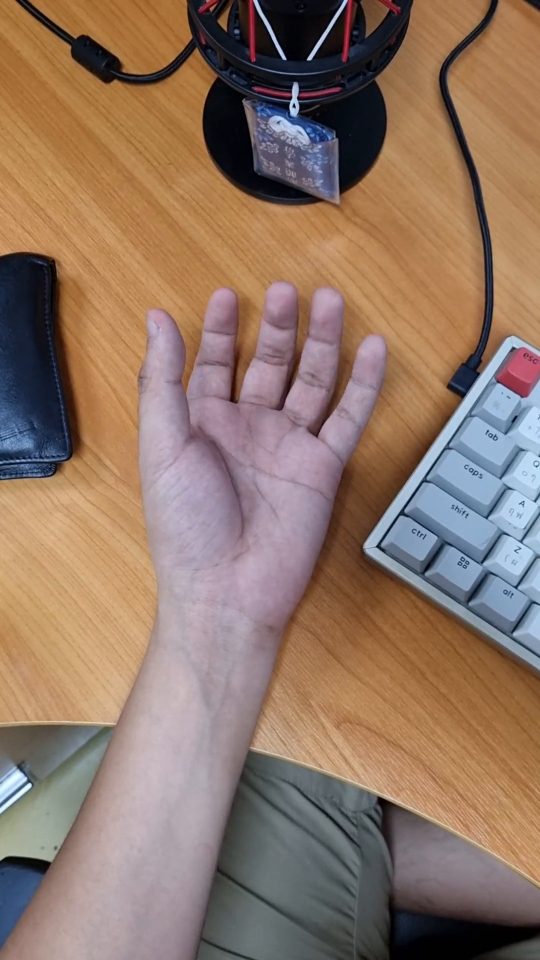
#> input picture frame 36 of EEG_recording/left.avi, 1080 x 1920 px, given in place of left.mp4, which was not available (shown at 1/2 size)
$ python test_20220926141207.py
#> lines starting #> are read from the running program, lines starting #| are printed output that depends on the picture
import  cv2 as cv
import numpy as np
cap = cv.VideoCapture('video/left.mp4')

while cap.isOpened():
    ret, frame = cap.read()
#> frame is the input picture: shape (1920, 1080, 3); mean B, G, R 102, 117.9, 143.4
    # if frame is read correctly ret is True
    if not ret:
        print("Can't receive frame (stream end?). Exiting ...")
        break
    gray = cv.cvtColor(frame, cv.COLOR_BGR2GRAY)
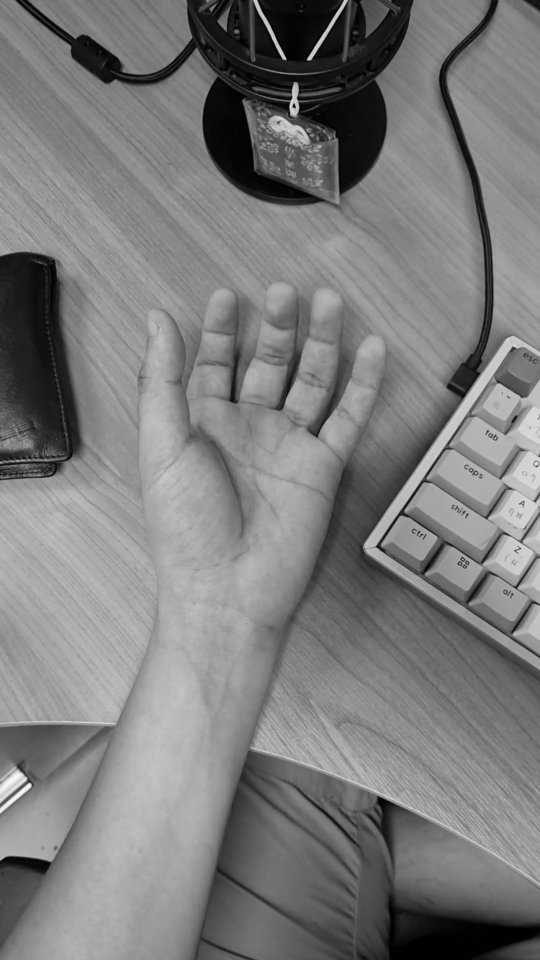
#> gray: shape (1920, 1080) (shown at 1/2 size); min 0, max 249, mean 123.7
    cv.imshow('frame', frame)
    if cv.waitKey(1) == ord('q'):
#> (key q is pressed here)
        break

cap.release()
cv.destroyAllWindows()

$ run again, starting later in the video
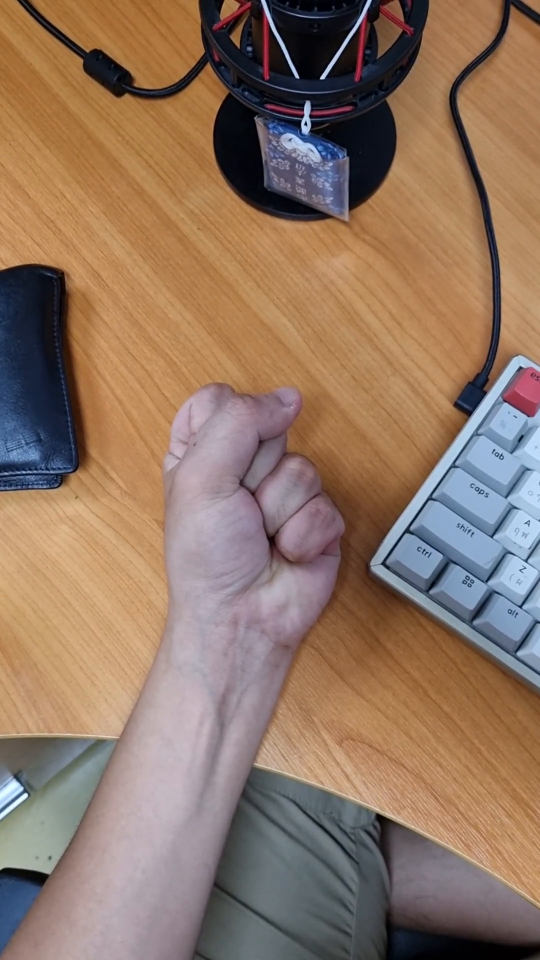
#> input picture frame 162 of EEG_recording/left.avi, 1080 x 1920 px, given in place of left.mp4, which was not available (shown at 1/2 size)
#> frame is the input picture: shape (1920, 1080, 3); mean B, G, R 99.3, 117.4, 143.7
#> `gray = cv.cvtColor(frame, cv.COLOR_BGR2GRAY)`:
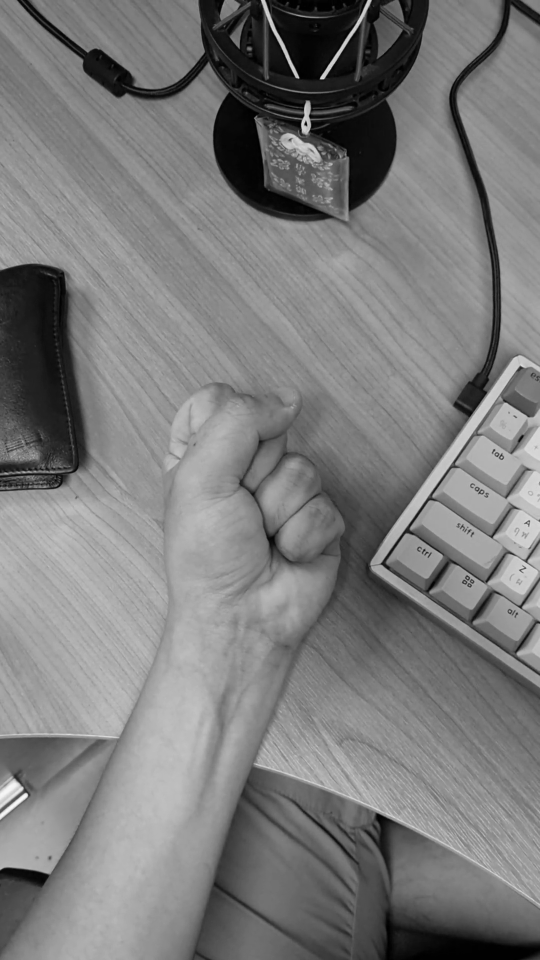
#> gray: shape (1920, 1080) (shown at 1/2 size); min 0, max 249, mean 123.2

$ run again, starting later in the video
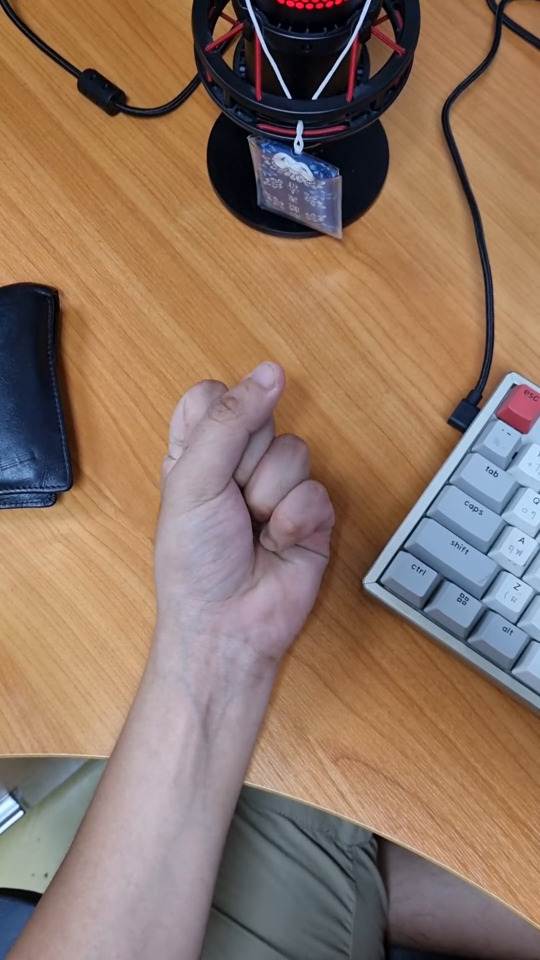
#> input picture frame 289 of EEG_recording/left.avi, 1080 x 1920 px, given in place of left.mp4, which was not available (shown at 1/2 size)
#> frame is the input picture: shape (1920, 1080, 3); mean B, G, R 100.3, 117.4, 143.1
#> `gray = cv.cvtColor(frame, cv.COLOR_BGR2GRAY)`:
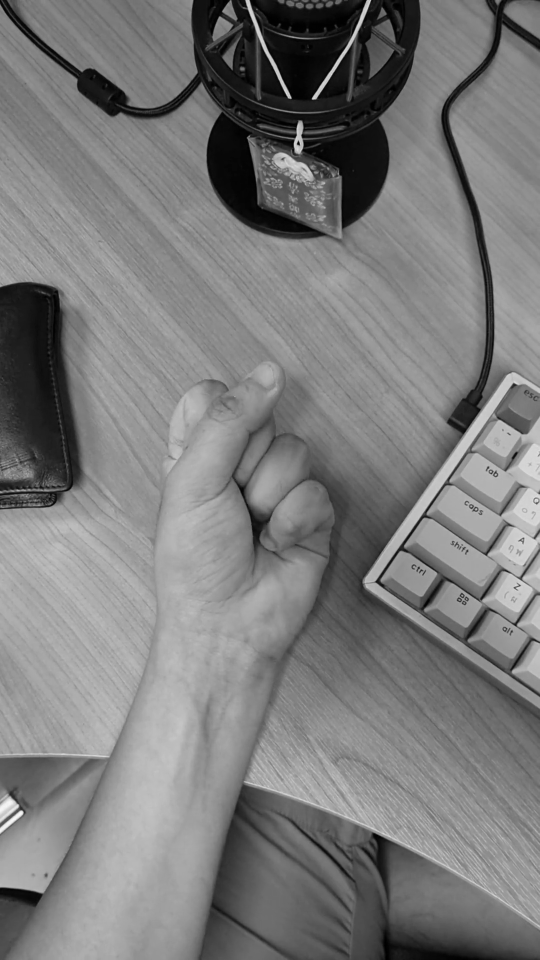
#> gray: shape (1920, 1080) (shown at 1/2 size); min 0, max 248, mean 123.1
